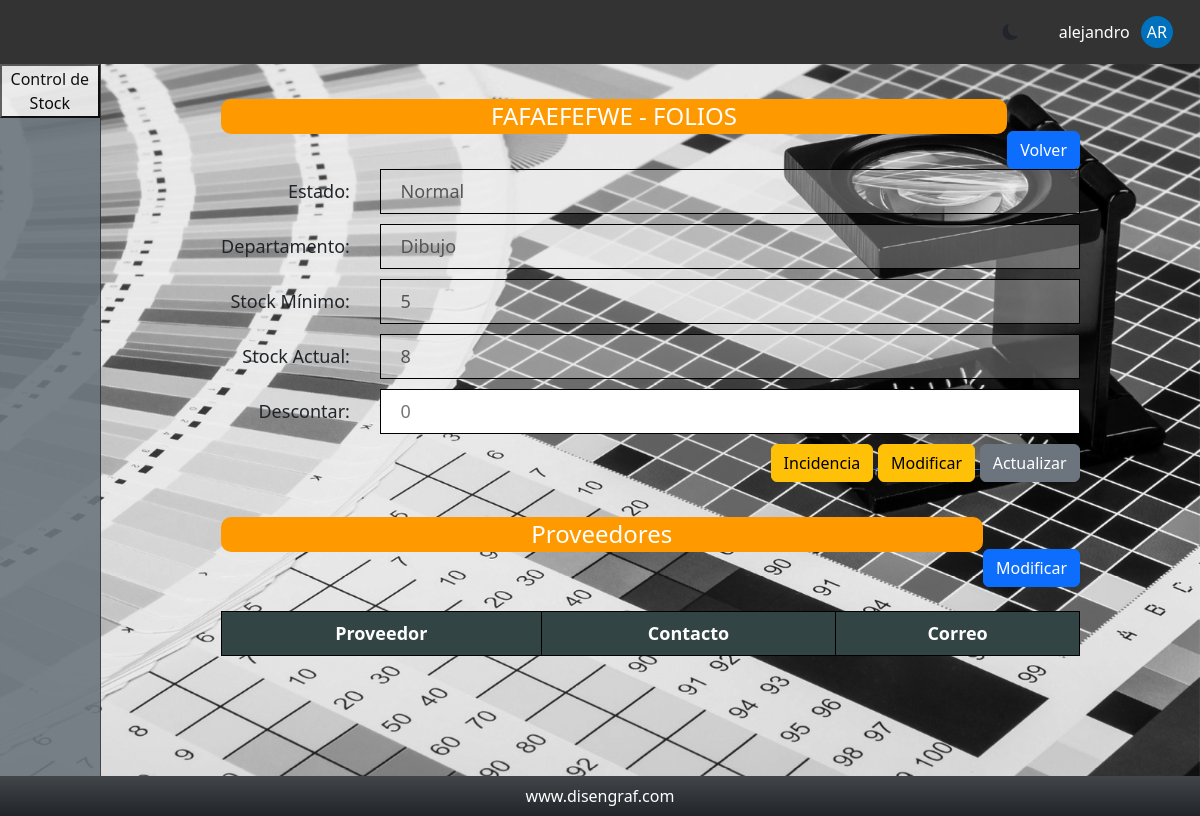
/controlStock/producto-cantidad.php?id=43 (signed in), run on the app's committed database.
### tables this page shows
CREATE TABLE `productos` (
  `id` int(11) NOT NULL,
  `cantidad` int(11) DEFAULT NULL,
  `nombre` varchar(255) DEFAULT NULL,
  `codigo` varchar(255) DEFAULT NULL,
  `stock_min` int(11) DEFAULT NULL,
  `id_categoria` int(11) DEFAULT NULL,
  `id_estado` int(11) DEFAULT NULL,
  `id_proveedor` int(11) DEFAULT NULL,
  `id_departamento` int(11) DEFAULT NULL
);

CREATE TABLE `categorias` (
  `id` int(11) NOT NULL,
  `nombre` varchar(255) DEFAULT NULL,
  `descripcion` text DEFAULT NULL
);

CREATE TABLE `estados` (
  `id` int(11) NOT NULL,
  `nombre_estado` varchar(255) DEFAULT NULL
);

CREATE TABLE `departamentos` (
  `id` int(11) NOT NULL,
  `departamento` varchar(255) NOT NULL
);

### controlStock/sesion.php (called while the page is built, shortened)
<?php
    if(isset($_SESSION['username'])){
        $id_rol = $_SESSION['id_rol'];
    }else{
        header("Location: inicio_sesion.php");
    }
?>

### controlStock/producto-cantidad.php (the view, shortened to what this page needs)
<?php
include "conexion.php";
include "sesion.php";
$id = $_GET['id'];
$consulta = "SELECT productos.*,
             categorias.nombre AS nombre_categoria,
             estados.nombre_estado AS nombre_estado,
             departamentos.departamento AS nombre_departamento
             FROM productos
             INNER JOIN categorias ON productos.id_categoria = categorias.id
             INNER JOIN estados ON productos.id_estado = estados.id
             INNER JOIN departamentos ON productos.id_departamento = departamentos.id
             WHERE productos.id = $id";
$resultadoConsulta = mysqli_query($conn, $consulta);
$producto = mysqli_fetch_assoc($resultadoConsulta);
$nombre_producto = $producto['nombre'];
$categoria_producto = $producto['nombre_categoria'];
$cantidad_producto = $producto['cantidad'];
$nombre_estado = $producto['nombre_estado'];
$nombre_departamento = $producto['nombre_departamento'];
$stock_min = $producto['stock_min'];
?>
<?php include 'includes/header.php'; ?>
<section>
    <div class="bloque-titulo_boton">
        <h2 class="titulo">
            <?php echo strtoupper($nombre_producto . " - " . $categoria_producto); ?>
        </h2>
        <a href="productos.php">
            <div class="boton-primario btn btn-primary">Volver</div>
        </a>
    </div>
    <div class="contenido-formulario">
        <form class="formulario" method="post">
            <div>
                <label class="formulario-label">Estado:</label>
                <input class="formulario-input" type="text" value="<?php echo $nombre_estado ?>" disabled>
            </div>
            <div>
                <label class="formulario-label">Departamento:</label>
                <input class="formulario-input" type="text" value="<?php echo $nombre_departamento ?>" disabled>
            </div>
            <div>
                <label class="formulario-label">Stock Mínimo:</label>
                <input class="formulario-input" type="number" value="<?php echo $stock_min ?>" disabled>
            </div>
            <div>
                <label class="formulario-label">Stock Actual:</label>
                <input class="formulario-input" type="number" value="<?php echo $cantidad_producto ?>" placeholder="5"
                    disabled>
            </div>
            <div>
                <label class="formulario-label">Descontar:</label>
                <input class="formulario-input" type="number" name="descontar" placeholder="0" min="0">
            </div>
            <a href="modificar-producto.php?id=<?php echo $producto['id'] ?>">
                <div class="btn btn-warning">Incidencia</div>
            </a>
            <?php if(intval($id_rol) == 1 || intval($id_rol) == 2 || intval($id_rol) == 3):?>
                <a href="modificar-producto.php?id=<?php echo $producto['id'] ?>">
                    <div class="btn btn-warning">Modificar</div>
                </a>
            <?php endif; ?>
            <input class="boton-primario btn btn-secondary" type="submit" value="Actualizar" name="actualizar">
        </form>
    </div>
        <?php if(intval($id_rol) == 1):?>
            <div class="bloque-titulo_boton">
        <h2 class="titulo">Proveedores</h2>
        <a href="proveedor-producto.php?id=<?php echo $id ?>">
            <div class="boton-primario btn btn-primary">Modificar</div>
        </a>
    </div>
    <table class="tabla-productos2">
        <thead>
            <tr>
                <th>Proveedor</th>
                <th>Contacto</th>
                <th>Correo</th>
            </tr>
        </thead>
    </table>
    <?php endif; ?>
</section>
</main>
<?php include 'includes/footer.php'; ?>

### controlStock/css/style.css (style rules this page uses)
:root { --azul: rgb(0, 113, 188); --rojo: rgb(193, 39, 45); --claro: white; --oscuro: #333; --oscuroHover: grey; }
html, body { margin: 0; padding: 0; height: 100%; font-family: Arial, Helvetica, sans-serif; box-sizing: border-box; scroll-snap-type: y mandatory; }
.bloque-titulo_boton { width: 100%; margin-top: 0; display: inline-flex; justify-content: end; align-items: end; }
.bloque-titulo_boton h2 { width: 100%; }
.titulo { text-align: center; margin: 2.2rem auto; font-size: 1.5rem; font-weight: 300; background-color: rgb(255, 153, 0); border-radius: 10px; padding: 3px; color: #FFFFFF; }
.contenido-formulario { max-width: 980px; display: flex; flex-direction: column; justify-content: center; align-items: center; margin: auto; }
.formulario { text-align: end; font-size: 18px; font-weight: 100; }
.formulario-label { margin-right: 25px; }
.formulario-input { outline: none; padding: 8px 20px; margin-bottom: 10px; width: 700px; border: 1px solid black; }
.boton-primario { background-color: var(--azul); }
.btn-primary { background:#e13131; color:#FFFFFF; border:0px; padding:16px; }
section { width: 100%; height: 100%; margin: 0 120px; }
.tabla-productos2 { width: 100%; border-collapse: collapse; margin: 1.5rem 0; }
.tabla-productos2 th, .tabla-productos2 td { border: 1px solid black; padding: 8px 20px; text-align: center; }
.tabla-productos2 th { font-weight: bold; font-size: 18px; background-color: #344; color: white; }

### data on the page
productos: nombre.nombre "FAFAEFEFWE - FOLIOS", id_estado.nombre_estado "Normal", id_departamento.departamento "Dibujo", stock_min "5", cantidad "8"

### other printed values
$_SESSION['nombre'] "alejandro"
$inicial_usuario "AR"
